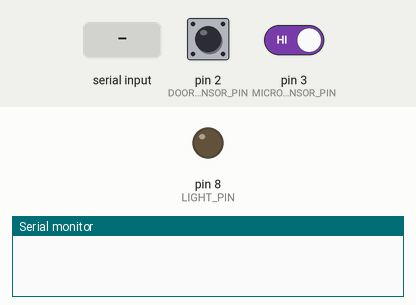
A sketch run on a simulated Arduino Uno, built with avr-gcc and run on an emulated ATmega328P. On the bench: output pins drawn as LEDs (lit = HIGH), the last lines printed to the serial monitor. The inputs (shaded band) are chosen by the test bench; at power-on: pin 2 (DOOR_SENSOR_PIN) LOW, pin 3 (MICRO_SENSOR_PIN) HIGH.

Above: at 1.2 s.
1.3 s: "beat\n" received over Serial
At 1.9 s:
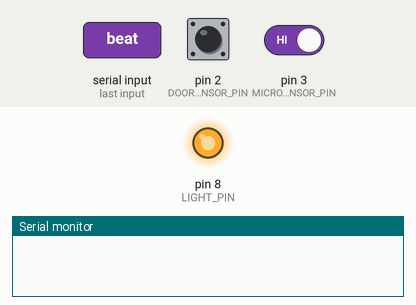
2.8 s: pin 2 (DOOR_SENSOR_PIN) pulsed HIGH 2 times (0.12 s each, 0.3 s apart)
At 4.6 s:
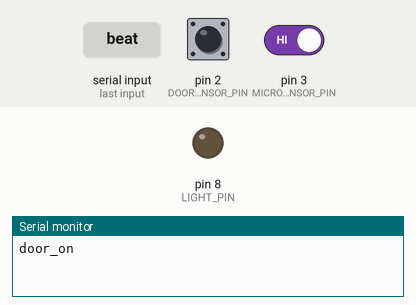
5.3 s: pin 2 (DOOR_SENSOR_PIN) driven HIGH and pin 3 (MICRO_SENSOR_PIN) driven LOW
8.3 s: pin 3 (MICRO_SENSOR_PIN) driven HIGH
At 12.0 s:
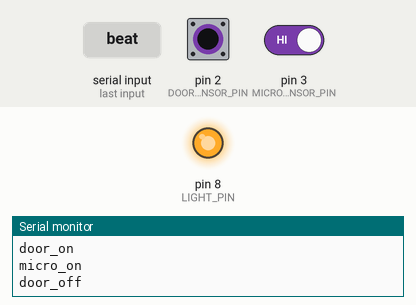
Timing chart, 0 to 12.3 s (numbered marks = the images above; inputs shaded):
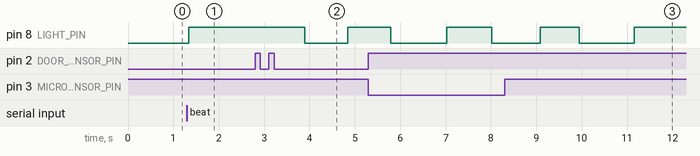

The sketch:

booth-arduino-light.ino
```cpp
// inputs
#define DOOR_SENSOR_PIN 2
#define MICRO_SENSOR_PIN 3
#define IR_SENSOR_PIN 4
#define PROX_SENSOR_PIN 5

// outputs
#define LIGHT_PIN 8
#define PRIVACYFILM_PIN 6
#define OCCUPIED_PIN 7

char dataString[50] = {0};
uint16_t oldtime = millis();
uint16_t ntime = 0;

volatile bool triggerDoor = false;
volatile bool triggerMicro = false;
volatile bool triggerIR = false;
volatile bool triggerProximity = false;
bool triggerPulse = false;

int doorCounter = 0;
int microCounter = 0;
int irCounter = 0;
int proximityCounter = 0;
int state = 0;
int loopCounter = 0;

bool door = false;
bool micro = false;
bool ir = false;
bool proximity = false;

// state machine for heart beat pulse
// 0 = idle
// 1 = first beat
// 2 = fade...
// 3 = second beat
// 4 = fade...

void setup()
{
  Serial.begin(115200);              //Starting serial communication

  pinMode(DOOR_SENSOR_PIN, INPUT);
  pinMode(MICRO_SENSOR_PIN, INPUT);
  pinMode(IR_SENSOR_PIN, INPUT);
  pinMode(PROX_SENSOR_PIN, INPUT);
  pinMode(LIGHT_PIN, OUTPUT);

  analogWrite(LIGHT_PIN, 100);

  attachInterrupt(digitalPinToInterrupt(DOOR_SENSOR_PIN), triggerDoorSensor, FALLING);
  attachInterrupt(digitalPinToInterrupt(MICRO_SENSOR_PIN), triggerMicroSensor, RISING);
  attachInterrupt(digitalPinToInterrupt(IR_SENSOR_PIN), triggerIrSensor, FALLING);
  attachInterrupt(digitalPinToInterrupt(PROX_SENSOR_PIN), triggerProxSensor, RISING);
}


void triggerDoorSensor() {
  if (doorCounter <= 0)
    triggerDoor = true;
}

void triggerMicroSensor() {
  if (microCounter <= 0)
    triggerMicro = true;
}

void triggerIrSensor() {
  if (irCounter <= 0)
    triggerIR = true;
}

void triggerProxSensor() {
  if (proximityCounter <= 0)
    triggerProximity = true;
}

void loop() {
  uint16_t t = millis();
  uint16_t dt = t - oldtime;
  oldtime = t;

  // process all the cooldown timers
  // after cooldown time expires, use polling to check if active state has ended
  if (doorCounter > 0)
  {
    doorCounter -= dt;
  } else if (door && digitalRead(DOOR_SENSOR_PIN) == HIGH)   // this is no longer active
  {
    door = false;
    Serial.println("door_off");
  }

  if (microCounter > 0)
  {
    microCounter -= dt;
  } else if (micro && digitalRead(MICRO_SENSOR_PIN) == LOW)
  {
    micro = false;
    Serial.println("micro_off");
  }

  if (irCounter > 0)
  {
    irCounter -= dt;
  } else if (ir && digitalRead(IR_SENSOR_PIN) == HIGH)
  {
    ir = false;
    Serial.println("ir_off");
  }

  if (proximityCounter > 0)
  {
    proximityCounter -= dt;
  } else if (proximity && digitalRead(PROX_SENSOR_PIN) == LOW)
  {
    proximity = false;
    Serial.println("proximity_off");
  }


  // process all interrupts to see if any of them have triggered
  // if one triggers, set up 5 second cool down time before it can trigger again
  if (triggerDoor)
  {
    triggerDoor = false;
    door = true;
    doorCounter = 5000;
    Serial.println("door_on");
  }
  if (triggerMicro)
  {
    triggerMicro = false;
    micro = true;
    microCounter = 5000;
    Serial.println("micro_on");
  }
  if (triggerIR)
  {
    triggerIR = false;
    ir = true;
    irCounter = 5000;
    Serial.println("ir_on");
  }
  if (triggerProximity)
  {
    triggerProximity = false;
    proximity = true;
    proximityCounter = 5000;
    Serial.println("proximity_on");
  }

  // now handle state machine for pulsing the light
  if (state == 0)
  {
    if (triggerPulse)   // trigger heart beat pulse
    {
      triggerPulse = false;
      loopCounter = 5;
      state = 1;
    }
  } else if (state == 1)
  {
    int b = 100 + (20 * (5-loopCounter));
    analogWrite(LIGHT_PIN, b);
    loopCounter--;
    if (loopCounter == 0)
    {
      state = 2;
      loopCounter  = 10;
    }
  } else if (state == 2)
  {
    int b = 100 + (10 * loopCounter);
    analogWrite(LIGHT_PIN, b);
    loopCounter--;
    if (loopCounter == 0)
    {
      state = 3;
      loopCounter  = 5;
    }
  } else if (state == 3)
  {
    int b = 100 + (20 * (5-loopCounter));
    analogWrite(LIGHT_PIN, b);
    loopCounter--;
    if (loopCounter == 0)
    {
      state = 4;
      loopCounter  = 10;
    }
  } else if (state == 4)
  {
    int b = 100 + (10 * loopCounter);
    analogWrite(LIGHT_PIN, b);
    loopCounter--;
    if (loopCounter == 0)
    {
      state = 1;
    }
  }

  // now handle incoming messages via serial
  if (Serial.available() > 0) {
    String data = Serial.readStringUntil('\n');
    if (data == "beat")
    {
      triggerPulse = true;
    }
  }
}
```

Measured:
- after the input at 1.3 s, pin 8 (LIGHT_PIN): LOW → HIGH at once
- after the input at 2.8 s, pin 8 (LIGHT_PIN): HIGH → LOW after 1.1 s, → HIGH 0.94 s later
- after the input at 8.3 s, pin 8 (LIGHT_PIN): LOW → HIGH after 0.79 s instead of 0.83 s
